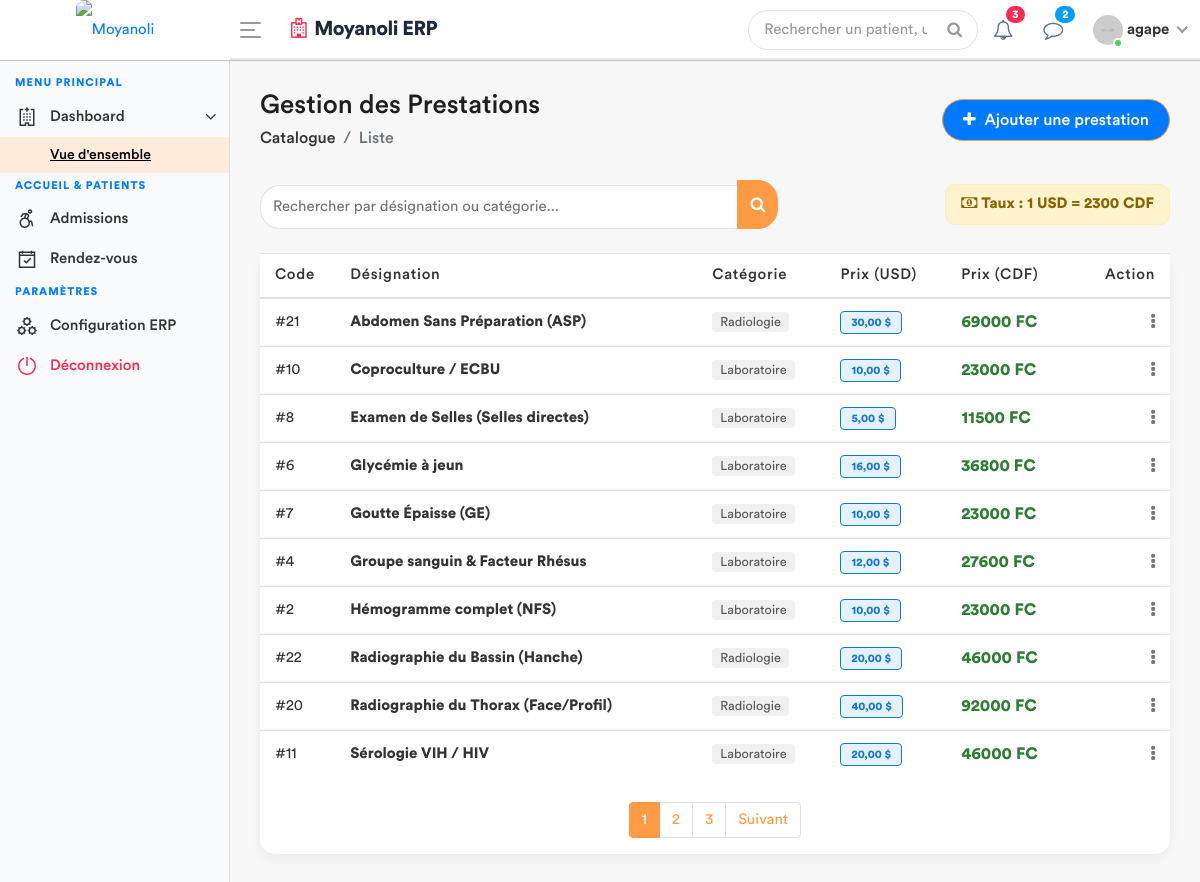
/prestations/ (signed in), run on an earlier commit of the app's database.
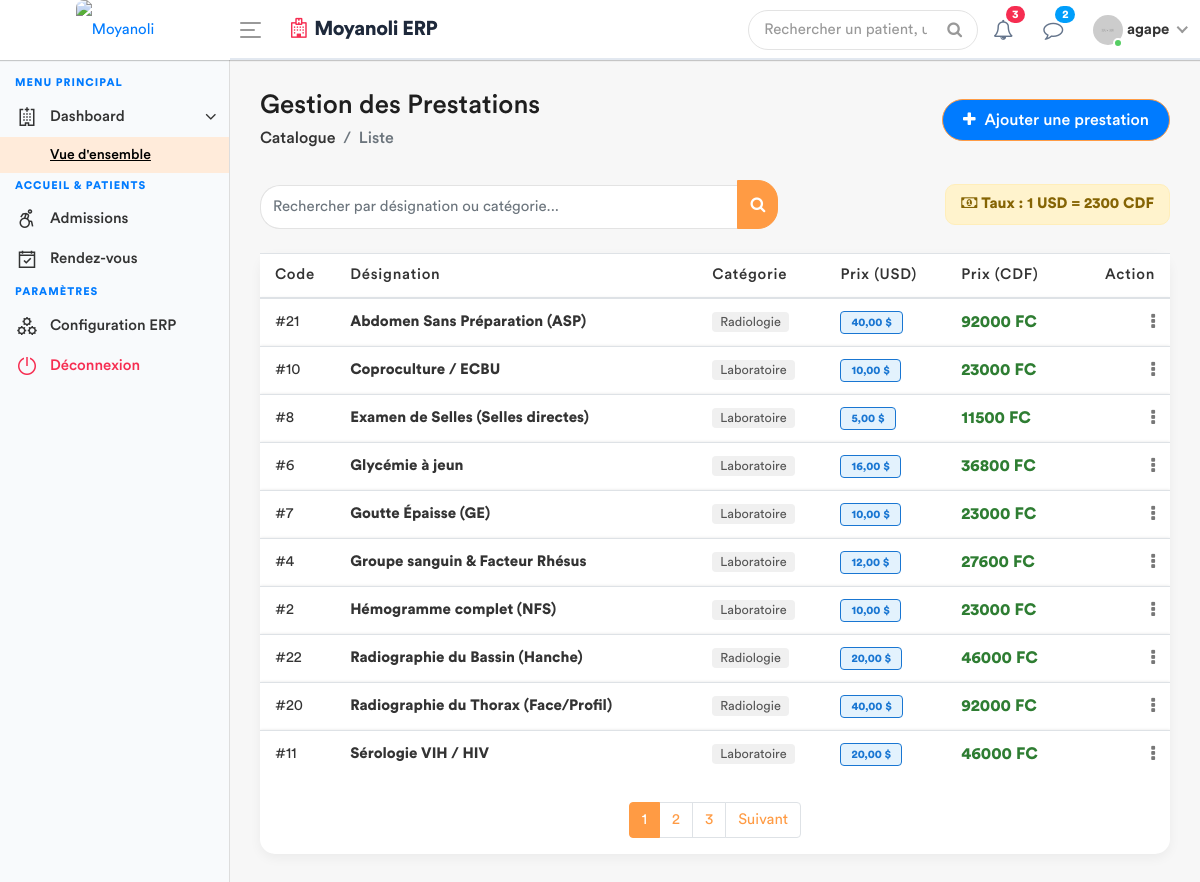
And on a later commit of the database.
### apps/models.py (models this page shows, shortened)
class ConfigurationHopital(models.Model):
    taux_usd_en_cdf = models.DecimalField(max_digits=10, decimal_places=2, default=2500.00)
    derniere_mise_a_jour = models.DateTimeField(auto_now=True)
    class Meta:
        verbose_name = "Configuration du Taux"

class Prestation(models.Model):
    CATEGORIES = [
        ('ADM', 'Administratif'),
        ('LABO', 'Laboratoire'),
        ('SOIN', 'Soins'),
        ('ECHO', 'Échographie'),
        ('RADIO', 'Radiologie'),
    ]
    libelle = models.CharField(max_length=200, verbose_name="Libellé")
    categorie = models.CharField(
        max_length=10,
        choices=CATEGORIES,
        verbose_name="Catégorie"
    )
    prix = models.DecimalField(
        max_digits=10,
        decimal_places=2,
        default=0.00,
        verbose_name="Prix (USD)"
    )
    class Meta:
        verbose_name = "Prestation"
        verbose_name_plural = "Prestations"

### apps/views.py (the view)
# urls.py: path('prestations/', views.gestion_prestations, name='gestion_prestations'),
@login_required
def gestion_prestations(request):
    query = request.GET.get('q')
    if query:
        prestations_list = Prestation.objects.filter(
            Q(libelle__icontains=query) | Q(categorie__icontains=query)
        ).order_by('libelle')
    else:
        prestations_list = Prestation.objects.all().order_by('libelle')
    config = ConfigurationHopital.objects.first()
    taux = config.taux_usd_en_cdf if config else 2500.00
    paginator = Paginator(prestations_list, 10)
    page_number = request.GET.get('page')
    prestations_obj = paginator.get_page(page_number)
    for item in prestations_obj:
        item.prix_cdf = item.prix * taux
    if request.method == 'POST':
        form = PrestationForm(request.POST)
        if form.is_valid():
            form.save()
            messages.success(request, "La prestation a été ajoutée avec succès.")
            return redirect('gestion_prestations')
    else:
        form = PrestationForm()
    role = Fonction.objects.filter(userKey=request.user).first()
    fonctionKey = role.fonctionKey.roleName if role and role.fonctionKey else None
    categories_list = Prestation._meta.get_field('categorie').choices
    context = {
        'prestations': prestations_obj, # On passe l'objet paginé
        'form': form,
        'taux': taux,
        'fonctionKey': fonctionKey,
        'categories_list': categories_list, # Indispensable pour la boucle dans le modal
    }
    return render(request, 'back-end/prestation/list_prestation.html', context)

### apps/templates/back-end/prestation/list_prestation.html (shortened to what this page needs)
<!DOCTYPE html>
{% load static %}
<html lang="fr">
    <head>
        {% include 'back-end/includes/css.html' %}
    </head>
    <body>
        <div class="main-wrapper">
            {% include 'back-end/includes/header.html' %}
            {% include 'back-end/includes/sidebar.html' %}
            <div class="page-wrapper">
                <div class="content container-fluid">
                    <div class="page-header">
                        <div class="row align-items-center">
                            <div class="col">
                                <h3 class="page-title">Gestion des Prestations</h3>
                                <ul class="breadcrumb">
                                    <li class="breadcrumb-item"><a href="#">Catalogue</a></li>
                                    <li class="breadcrumb-item active">Liste</li>
                                </ul>
                            </div>
                            <div class="col-auto float-right ml-auto">
                                <a href="#" class="btn add-btn" data-toggle="modal" data-target="#add_prestation">
                                    <i class="fa fa-plus"></i> Ajouter une prestation
                                </a>
                            </div>
                        </div>
                    </div>
                    <div class="row mb-4 align-items-center">
                        <div class="col-md-7">
                            <form method="GET" action="{% url 'gestion_prestations' %}" class="input-group">
                                <input type="text" name="q" class="form-control search-box" placeholder="Rechercher par désignation ou catégorie..." value="{{ request.GET.q|default:'' }}">
                                <div class="input-group-append">
                                    <button class="btn btn-primary search-btn" type="submit">
                                        <i class="fa fa-search"></i>
                                    </button>
                                </div>
                            </form>
                        </div>
                        <div class="col-md-5 text-right">
                            <div class="d-inline-block taux-info">
                                <i class="fa fa-money"></i>
                                <strong>Taux : 1 USD = {{ taux|floatformat:0 }} CDF</strong>
                            </div>
                        </div>
                    </div>
                    <div class="row">
                        <div class="col-md-12">
                            <div class="card card-table">
                                <div class="card-body">
                                    <div class="table-responsive">
                                        <table class="table table-hover custom-table mb-0">
                                            <thead>
                                                <tr>
                                                    <th>Code</th>
                                                    <th>Désignation</th>
                                                    <th>Catégorie</th>
                                                    <th>Prix (USD)</th>
                                                    <th>Prix (CDF)</th>
                                                    <th class="text-right">Action</th>
                                                </tr>
                                            </thead>
                                            <tbody>
                                                {% for item in prestations %}
                                                <tr>
                                                    <td>#{{ item.id }}</td>
                                                    <td><strong>{{ item.libelle }}</strong></td>
                                                    <td><span class="cat-badge">{{ item.get_categorie_display }}</span></td>
                                                    <td><span class="badge badge-usd">{{ item.prix }} $</span></td>
                                                    <td>
                                                        <span class="text-cdf">{{ item.prix_cdf|floatformat:0 }} FC</span>
                                                    </td>
                                                    <td class="text-right">
                                                        <div class="dropdown dropdown-action">
                                                            <a href="#" class="action-icon dropdown-toggle" data-toggle="dropdown" aria-expanded="false"><i class="fa fa-ellipsis-v"></i></a>
                                                        </div>
                                                    </td>
                                                </tr>
                                                {% endfor %}
                                            </tbody>
                                        </table>
                                    </div>
                                    {% if prestations.has_other_pages %}
                                    <div class="mt-4">
                                        <ul class="pagination justify-content-center">
                                            {% for i in prestations.paginator.page_range %}
                                                <li class="page-item {% if prestations.number == i %}active{% endif %}">
                                                    <a class="page-link" href="?page={{ i }}{% if request.GET.q %}&q={{ request.GET.q }}{% endif %}">{{ i }}</a>
                                                </li>
                                            {% endfor %}
                                            {% if prestations.has_next %}
                                                <li class="page-item">
                                                    <a class="page-link" href="?page={{ prestations.next_page_number }}{% if request.GET.q %}&q={{ request.GET.q }}{% endif %}">Suivant</a>
                                                </li>
                                            {% endif %}
                                        </ul>
                                    </div>
                                    {% endif %}
                                </div>
                            </div>
                        </div>
                    </div>
                </div>
            </div>
        </div>
    </body>
</html>

### apps/templates/back-end/includes/css.html (shortened to what this page needs)
{% load static %}
        <link rel="stylesheet" href="{% static 'back-end/assets/css/bootstrap.min.css'%}">
        <link rel="stylesheet" href="{% static 'back-end/assets/css/font-awesome.min.css'%}">
        <link rel="stylesheet" href="{% static 'back-end/assets/css/line-awesome.min.css'%}">
		<link rel="stylesheet" href="{% static 'back-end/assets/plugins/morris/morris.css'%}">
        <link rel="stylesheet" href="{% static 'back-end/assets/css/style.css'%}">
		<link rel="stylesheet" href="{% static 'back-end/assets/css/dataTables.bootstrap4.min.css'%}">
		<link rel="stylesheet" href="{% static 'back-end/assets/css/select2.min.css'%}">
		<link rel="stylesheet" href="{% static 'back-end/assets/css/bootstrap-datetimepicker.min.css'%}">

### apps/templates/back-end/includes/header.html (shortened to what this page needs)
{% load static %}
<div class="header" style="background: #ffffff; border-bottom: 2px solid #e2e8f0;">
    <div class="header-left" style="background: #ffffff;">
        <a href="{% url 'home' %}" class="logo">
            <img src="{% static 'front-end/assets/dr/logo.jpg' %}" width="45" height="45" alt="Moyanoli" style="border-radius: 8px;">
        </a>
    </div>
    <a id="toggle_btn" href="javascript:void(0);" style="color: #007bff;">
        <span class="bar-icon">
            <span></span>
            <span></span>
            <span></span>
        </span>
    </a>
    <div class="page-title-box">
        <h3 style="color: #1e293b; font-weight: 700; letter-spacing: -0.5px;">
            <i class="fa fa-hospital-o text-danger mr-2"></i>Moyanoli ERP
        </h3>
    </div>
    <ul class="nav user-menu">
        <li class="nav-item">
            <div class="top-nav-search">
                <form action="#">
                    <input class="form-control" type="text" placeholder="Rechercher un patient, un dossier...">
                    <button class="btn" type="submit"><i class="fa fa-search"></i></button>
                </form>
            </div>
        </li>
        <li class="nav-item dropdown">
            <a href="#" class="dropdown-toggle nav-link" data-toggle="dropdown">
                <i class="fa fa-bell-o" style="color: #64748b;"></i> <span class="badge badge-pill bg-danger">3</span>
            </a>
        </li>
        <li class="nav-item dropdown">
            <a href="#" class="dropdown-toggle nav-link" data-toggle="dropdown">
                <i class="fa fa-comment-o" style="color: #64748b;"></i> <span class="badge badge-pill bg-info">2</span>
            </a>
        </li>
        <li class="nav-item dropdown has-arrow main-drop">
            <a href="#" class="dropdown-toggle nav-link" data-toggle="dropdown">
                <span class="user-img">
                    <img src="{% static 'back-end/assets/img/profiles/avatar-21.jpg' %}" alt="">
                    <span class="status online"></span>
                </span>
                <span style="font-weight: 600;">{{ user.username }}</span>
            </a>
        </li>
    </ul>
</div>

### apps/templates/back-end/includes/sidebar.html (shortened to what this page needs)
<div class="sidebar" id="sidebar" style="background-color: #f8fafc;">
    <div class="sidebar-inner slimscroll">
        <div id="sidebar-menu" class="sidebar-menu">
            <ul>
                <li class="menu-title">
                    <span>MENU PRINCIPAL</span>
                </li>
                <li class="submenu">
                    <a href="#"><i class="la la-hospital"></i> <span> Dashboard</span> <span class="menu-arrow"></span></a>
                    <ul style="display: none;">
                        <li><a class="active" href="{% url 'dashboard' %}">Vue d'ensemble</a></li>
                    </ul>
                </li>
                {% if fonctionKey == 'admin' %}
                <li class="menu-title">
                    <span>ADMINISTRATION</span>
                </li>
                <li class="submenu">
                    <a href="#"><i class="la la-user-md"></i> <span> Personnel Médical</span> <span class="menu-arrow"></span></a>
                    <ul style="display: none;">
                        <li>
                            <a href="{% url 'employeAdd' %}"><i class="la la-user-plus"></i> Inscrire un utilisateur</a>
                        </li>
                        <li>
                            <a href="{% url 'employeRead' %}"><i class="la la-users"></i> Liste du Personnel</a>
                        </li>
                        <li>
                            <a href="{% url 'liste_employe_poste'%}"><i class="la la-vcard"></i> Profil Utilisateur</a>
                        </li>
                    </ul>
                </li>
                <li class="submenu">
                    <a href="#"><i class="la la-stethoscope"></i> <span> Services Internes</span> <span class="menu-arrow"></span></a>
                    <ul style="display: none;">
                        <li><a href="events.html"><i class="la la-calendar"></i> Planning Gardes</a></li>
                        <li><a href="chat.html"><i class="la la-comments"></i> Chat Praticiens</a></li>
                        <li><a href="inbox.html"><i class="la la-envelope"></i> Messagerie Labo</a></li>
                        <li><a href="file-manager.html"><i class="la la-folder-open"></i> Dossiers Patients</a></li>
                    </ul>
                </li>
    <!--             <li class="menu-title">
    <span>Administration</span>
</li> -->
<li class="submenu">
    <a href="#"><i class="la la-cog"></i> <span> Configuration </span> <span class="menu-arrow"></span></a>
    <ul style="display: none;">
        <li>
            <a href="{% url 'gestion_prestations' %}" class="{% if request.resolver_match.url_name == 'gestion_prestations' %}active{% endif %}">
                <i class="la la-list-alt"></i> Prestations
            </a>
        </li>
        <li>
            <a href="{% url 'modifier_taux' %}" class="{% if request.resolver_match.url_name == 'modifier_taux' %}active{% endif %}">
                <i class="la la-money-bill"></i> Taux de change
            </a>
        </li>
    </ul>
</li>
                {% elif fonctionKey == 'receptionniste' %}
                <li class="menu-title">
                    <span>ACCUEIL & PATIENTS</span>
                </li>
                <li>
                    <a href="#"><i class="la la-wheelchair"></i> <span>Admissions</span></a>
                </li>
                <li>
                    <a href="#"><i class="la la-calendar-check-o"></i> <span>Rendez-vous</span></a>
                </li>
                {% endif %}
                <li class="menu-title">
                    <span>PARAMÈTRES</span>
                </li>
                <li>
                    <a href="#"><i class="la la-cogs"></i> <span>Configuration ERP</span></a>
                </li>
                <li>
                    <a href="{% url 'deco' %}" class="text-danger"><i class="la la-power-off"></i> <span>Déconnexion</span></a>
                </li>
            </ul>
        </div>
    </div>
</div>

### apps/templates/back-end/includes/js.html (shortened to what this page needs)
{% load static %}

What changed in the data, as far as the page shows it:
changed Prestation "Abdomen Sans Préparation (ASP)": prix "30,00" → "40,00"; prix_cdf "69000" → "92000"
